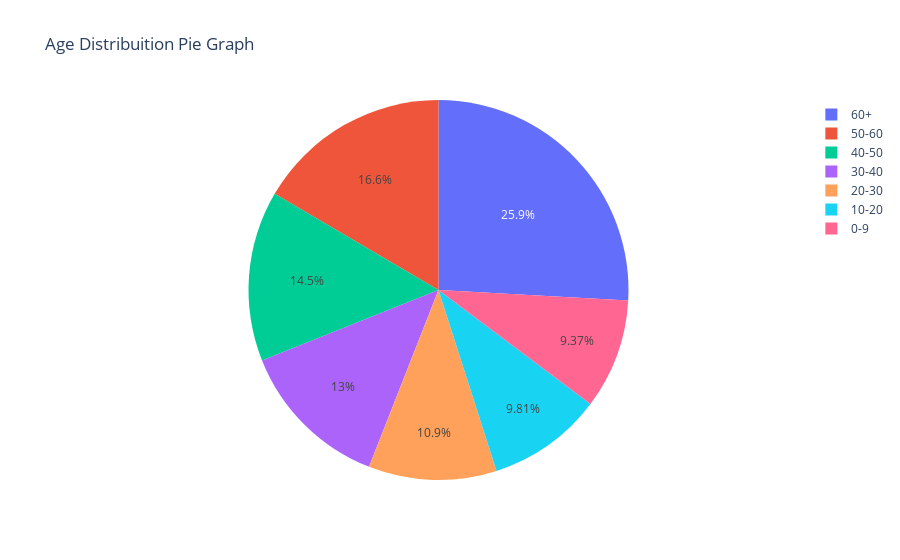

The notebook cell this image was saved under:
### Code cell
df_cat = pd.DataFrame()
df_cat['age_cat'] = df['age'].apply(split_age)
pie_graph(df_cat,'Age Distribuition Pie Graph','age_cat')

### Figure 1 — Plotly figure (JSON) as saved in the notebook; plotly's stock layout.template omitted (floating-point values rounded to 4 significant figures)
{"data": [{"labels": ["60+", "50-60", "40-50", "30-40", "20-30", "10-20", "0-9"], "type": "pie", "values": [1304, 834, 730, 655, 549, 494, 472]}], "layout": {"title": {"text": "Age Distribuition Pie Graph"}}}
